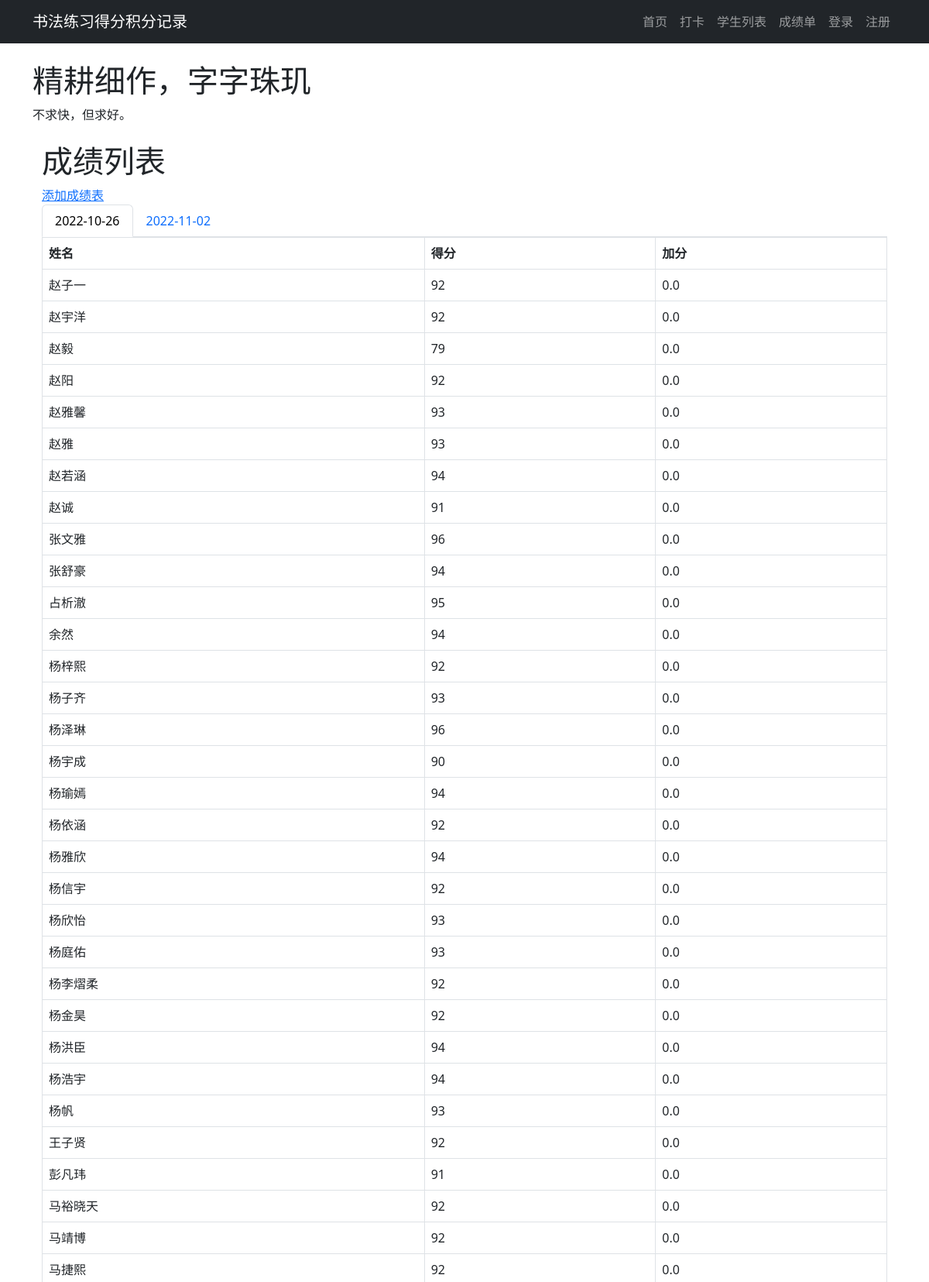
Page /score/ (upper part) on the committed database.
### myapp/models.py (models this page shows, shortened)
class Score(models.Model):
    student = models.ForeignKey(Student, on_delete=models.CASCADE)
    score = models.IntegerField(null=True)
    add_score = models.IntegerField(default=0,null=True)  # 添加一个新的字段
    date = models.DateField()

class Student(models.Model):
    student_id = models.AutoField(primary_key=True)
    name = models.CharField(max_length=100)
    sex = models.CharField(max_length=10)
    age = models.IntegerField()
    grade = models.CharField(max_length=10)

### myapp/views.py (the view)
# urls.py: path('score/', score_list, name='score_list'), # 更新 score_list 路由
def score_list(request):
    scores = Score.objects.order_by('date').values('date').distinct()
    print(scores)
    score_list = {}
    for score in scores:
        date = score['date']
        score_list[date] = Score.objects.filter(date=date)
    return render(request, 'score_list.html', {'scores': score_list})

### myapp/templates/score_list.html (shortened to what this page needs)
{% extends 'base.html' %}
{% block content %}
  <h1>成绩列表</h1>
  <a href="{% url 'add_score' %}">添加成绩表</a>
  <ul class="nav nav-tabs">
    {% for date, score_list in scores.items %}
        <li class="nav-item">
            <a class="nav-link{% if forloop.first %} active{% endif %}" data-toggle="tab" href="#{{ date|date:'Y-m-d' }}">{{ date|date:'Y-m-d' }}</a>
        </li>
    {% endfor %}
</ul>
  <div class="tab-content">
    {% for date, score_list in scores.items %}
        <div class="tab-pane{% if forloop.first %} active{% endif %}" id="{{ date|date:'Y-m-d'  }}">
            <table class="table table-bordered">
                <thead>
                    <tr>
                        <th>姓名</th>
                        <th>得分</th>
                        <th>加分</th>
                    </tr>
                </thead>
                <tbody>
                    {% for score in score_list %}
                        <tr>
                            <td>{{ score.student.name }}</td>
                            <td>{{ score.score }}</td>
                            <td>{{ score.add_score }}</td>
                        </tr>
                    {% endfor %}
                </tbody>
            </table>
        </div>
    {% endfor %}
</div>
{% endblock %}

### rows in the picture
Score: student.name "赵子一", score "92", add_score "0.0"
Score: student.name "赵宇洋", score "92", add_score "0.0"
Score: student.name "赵毅", score "79", add_score "0.0"
Score: student.name "赵阳", score "92", add_score "0.0"
Score: student.name "赵雅馨", score "93", add_score "0.0"
Score: student.name "赵雅", score "93", add_score "0.0"
Score: student.name "赵若涵", score "94", add_score "0.0"
Score: student.name "赵诚", score "91", add_score "0.0"
Score: student.name "张文雅", score "96", add_score "0.0"
Score: student.name "张舒豪", score "94", add_score "0.0"
Score: student.name "占析澈", score "95", add_score "0.0"
Score: student.name "余然", score "94", add_score "0.0"
Score: student.name "杨梓熙", score "92", add_score "0.0"
Score: student.name "杨子齐", score "93", add_score "0.0"
Score: student.name "杨泽琳", score "96", add_score "0.0"
Score: student.name "杨宇成", score "90", add_score "0.0"
Score: student.name "杨瑜嫣", score "94", add_score "0.0"
Score: student.name "杨依涵", score "92", add_score "0.0"
Score: student.name "杨雅欣", score "94", add_score "0.0"
Score: student.name "杨信宇", score "92", add_score "0.0"
Score: student.name "杨欣怡", score "93", add_score "0.0"
Score: student.name "杨庭佑", score "93", add_score "0.0"
Score: student.name "杨李熠柔", score "92", add_score "0.0"
Score: student.name "杨金昊", score "92", add_score "0.0"
Score: student.name "杨洪臣", score "94", add_score "0.0"
Score: student.name "杨浩宇", score "94", add_score "0.0"
Score: student.name "杨帆", score "93", add_score "0.0"
Score: student.name "王子贤", score "92", add_score "0.0"
Score: student.name "彭凡玮", score "91", add_score "0.0"
Score: student.name "马裕晓天", score "92", add_score "0.0"
Score: student.name "马靖博", score "92", add_score "0.0"
Score: student.name "马捷熙", score "92", add_score "0.0"

### other values in the picture
{{ date|date:'Y-m-d' }} "2022-10-26" "2022-11-02"
